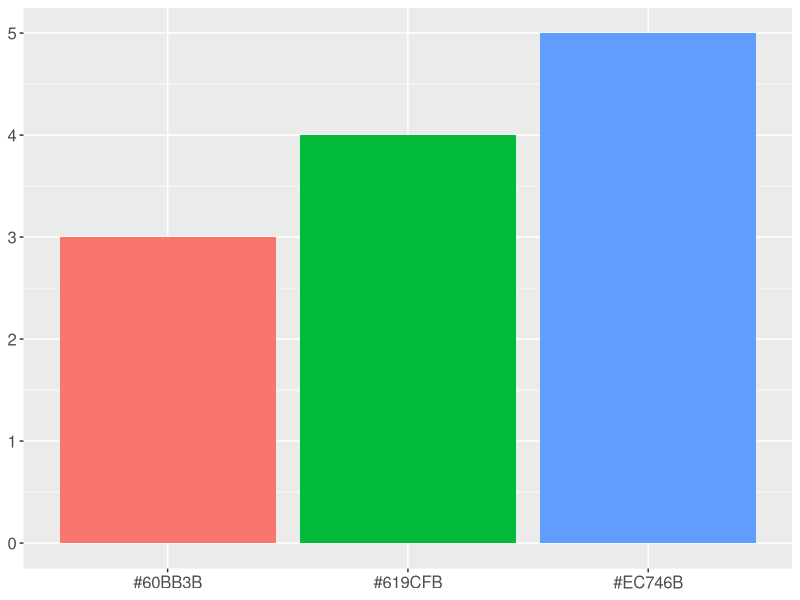

This figure's R source:
## ---- chunk 1
library(tidyverse)
library(magrittr)
library(readxl)
library(ggplot2)
## ---- chunk 2
bar_data <- tibble(item=c("#619CFB", "#EC746B", "#60BB3B"), count=c(4,5,3))
a <- ggplot(bar_data, aes(x=item, y=count, fill=item)) +
  geom_bar(stat="identity") +
  theme(axis.title.x = element_blank(),
        axis.text.x = element_text(size=12),
        axis.title.y = element_blank(),
        axis.text.y = element_text(size=12),
        legend.position = "none")
ggsave(a, filename="ggplotStandard3.png", width=5, height=3)
